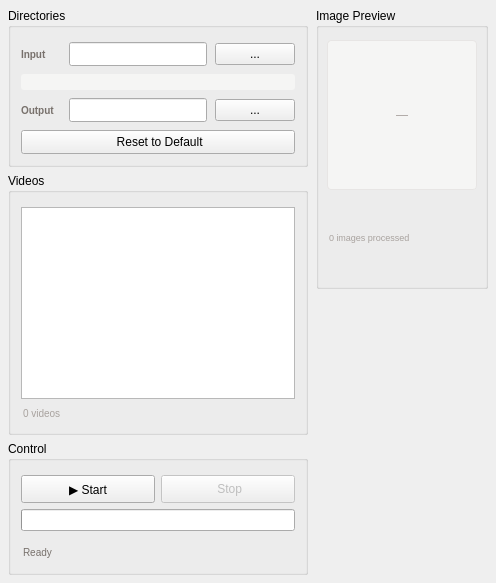
<?xml version="1.0" encoding="UTF-8"?>
<ui version="4.0">
 <class>PreprocessPage</class>
 <widget class="QWidget" name="PreprocessPage">
<layout class="QHBoxLayout" name="mainLo">
   <property name="leftMargin">
       <number>8</number>
      </property><property name="topMargin">
       <number>8</number>
      </property>
   <property name="rightMargin">
       <number>8</number>
      </property><property name="bottomMargin">
       <number>8</number>
      </property>
   <property name="spacing">
       <number>8</number>
      </property>

   <item>
    <widget class="QWidget" name="leftPanel" native="true">
     <property name="minimumSize"><size><width>300</width><height>0</height></size></property>
     <property name="maximumSize"><size><width>300</width><height>16777215</height></size></property>
     <layout class="QVBoxLayout" name="leftLo">
      <property name="leftMargin">
       <number>0</number>
      </property><property name="topMargin">
       <number>0</number>
      </property>
      <property name="rightMargin">
       <number>0</number>
      </property><property name="bottomMargin">
       <number>0</number>
      </property>
      <property name="spacing">
       <number>6</number>
      </property>

      <item><widget class="QGroupBox" name="dirGroup">
       <property name="title"><string>Directories</string></property>
       <layout class="QVBoxLayout" name="dirLo">
        <property name="leftMargin">
       <number>10</number>
      </property><property name="topMargin">
       <number>14</number>
      </property>
        <property name="rightMargin">
       <number>10</number>
      </property><property name="bottomMargin">
       <number>10</number>
      </property>
        <property name="spacing">
       <number>8</number>
      </property>
        <item><layout class="QHBoxLayout" name="inputRow">
         <item><widget class="QLabel" name="inputLabel">
          <property name="text"><string>Input</string></property>
          <property name="styleSheet"><string>font-size:10px;color:#78716c;font-weight:500;min-width:40px;</string></property>
         </widget></item>
         <item><widget class="QLineEdit" name="src_input">
          <property name="readOnly"><bool>true</bool></property>
          <property name="minimumSize"><size><width>0</width><height>24</height></size></property>
         </widget></item>
         <item><widget class="QPushButton" name="srcBrowseBtn">
          <property name="text"><string>...</string></property>
          <property name="fixedSize"><size><width>30</width><height>26</height></size></property>
          <property name="toolTip"><string>Browse input directory</string></property>
         </widget></item>
        </layout></item>
        <item><widget class="QLabel" name="input_info">
         <property name="styleSheet"><string>font-size:10px;color:#a8a29e;padding:2px 4px;background:#f5f5f4;border-radius:3px;</string></property>
         <property name="wordWrap"><bool>true</bool></property>
        </widget></item>
        <item><layout class="QHBoxLayout" name="outputRow">
         <item><widget class="QLabel" name="outputLabel">
          <property name="text"><string>Output</string></property>
          <property name="styleSheet"><string>font-size:10px;color:#78716c;font-weight:500;min-width:40px;</string></property>
         </widget></item>
         <item><widget class="QLineEdit" name="out_input">
          <property name="readOnly"><bool>true</bool></property>
          <property name="minimumSize"><size><width>0</width><height>24</height></size></property>
         </widget></item>
         <item><widget class="QPushButton" name="outBrowseBtn">
          <property name="text"><string>...</string></property>
          <property name="fixedSize"><size><width>30</width><height>26</height></size></property>
          <property name="toolTip"><string>Browse output directory</string></property>
         </widget></item>
        </layout></item>
        <item><widget class="QPushButton" name="resetBtn">
         <property name="text"><string> Reset to Default</string></property>
         <property name="minimumSize"><size><width>0</width><height>24</height></size></property>
         <property name="toolTip"><string>Reset to default directories</string></property>
        </widget></item>
       </layout>
      </widget></item>

      <item><widget class="QGroupBox" name="videoGroup">
       <property name="title"><string>Videos</string></property>
       <layout class="QVBoxLayout" name="videoLo">
        <property name="leftMargin">
       <number>10</number>
      </property><property name="topMargin">
       <number>14</number>
      </property>
        <property name="rightMargin">
       <number>10</number>
      </property><property name="bottomMargin">
       <number>10</number>
      </property>
        <property name="spacing">
       <number>6</number>
      </property>
        <item><widget class="QListWidget" name="video_list">
         <property name="minimumSize"><size><width>0</width><height>140</height></size></property>
        </widget></item>
        <item><widget class="QLabel" name="video_count">
         <property name="text"><string>0 videos</string></property>
         <property name="styleSheet"><string>font-size:10px;color:#a8a29e;padding:2px 0;</string></property>
        </widget></item>
       </layout>
      </widget></item>

      <item><widget class="QGroupBox" name="controlGroupPP">
       <property name="title"><string>Control</string></property>
       <layout class="QVBoxLayout" name="controlLoPP">
        <property name="leftMargin">
       <number>10</number>
      </property><property name="topMargin">
       <number>14</number>
      </property>
        <property name="rightMargin">
       <number>10</number>
      </property><property name="bottomMargin">
       <number>10</number>
      </property>
        <property name="spacing">
       <number>6</number>
      </property>
        <item><layout class="QHBoxLayout" name="ctrlBtnRow">
         <item><widget class="QPushButton" name="start_btn">
          <property name="text"><string>▶ Start</string></property>
          <property name="minimumSize"><size><width>0</width><height>28</height></size></property>
         </widget></item>
         <item><widget class="QPushButton" name="stop_btn">
          <property name="text"><string> Stop</string></property>
          <property name="minimumSize"><size><width>0</width><height>28</height></size></property>
          <property name="enabled"><bool>false</bool></property>
         </widget></item>
        </layout></item>
        <item><widget class="QProgressBar" name="progress_bar">
         <property name="minimumSize"><size><width>0</width><height>6</height></size></property>
         <property name="textVisible"><bool>false</bool></property>
        </widget></item>
        <item><layout class="QHBoxLayout" name="metricRowPP">
         <item><widget class="QWidget" name="videoMetricCard" native="true"/></item>
         <item><widget class="QWidget" name="frameMetricCard" native="true"/></item>
        </layout></item>
        <item><widget class="QLabel" name="status_label">
         <property name="text"><string>Ready</string></property>
         <property name="styleSheet"><string>font-size:10px;color:#78716c;padding:3px 0;</string></property>
        </widget></item>
       </layout>
      </widget></item>
     </layout>
    </widget>
   </item>

   <item>
    <widget class="QWidget" name="rightPanel" native="true">
     <layout class="QVBoxLayout" name="rightLo">
      <property name="leftMargin">
       <number>0</number>
      </property><property name="topMargin">
       <number>0</number>
      </property>
      <property name="rightMargin">
       <number>0</number>
      </property><property name="bottomMargin">
       <number>0</number>
      </property>
      <property name="spacing">
       <number>6</number>
      </property>
      <item>
       <widget class="QGroupBox" name="previewGroup">
        <property name="title"><string>Image Preview</string></property>
        <layout class="QVBoxLayout" name="previewLo">
         <property name="leftMargin">
       <number>8</number>
      </property><property name="topMargin">
       <number>12</number>
      </property>
         <property name="rightMargin">
       <number>8</number>
      </property><property name="bottomMargin">
       <number>8</number>
      </property>
         <property name="spacing">
       <number>6</number>
      </property>
         <item><widget class="QLabel" name="preview_label">
          <property name="text"><string>—</string></property>
          <property name="alignment"><set>Qt::AlignCenter</set></property>
          <property name="minimumSize"><size><width>150</width><height>150</height></size></property>
          <property name="styleSheet"><string>QLabel {background:#f5f5f4;border:1px solid #e7e5e4;border-radius:4px;color:#a8a29e;font-size:12px;}</string></property>
         </widget></item>
         <item><widget class="QLabel" name="preview_stats">
          <property name="text"><string>0 images processed</string></property>
          <property name="styleSheet"><string>font-size:9px;color:#a8a29e;padding:2px 0;</string></property>
         </widget></item>
        </layout>
       </widget>
      </item>
      <item><widget class="LogPanel" name="log_panel" native="true"/></item>
     </layout>
    </widget>
   </item>
  </layout>
 </widget>
 <resources/>
 <connections/>
 <customwidgets>
  <customwidget><class>LogPanel</class><extends>QWidget</extends><header>scripts.tabs.base</header></customwidget>
 </customwidgets>
</ui>
